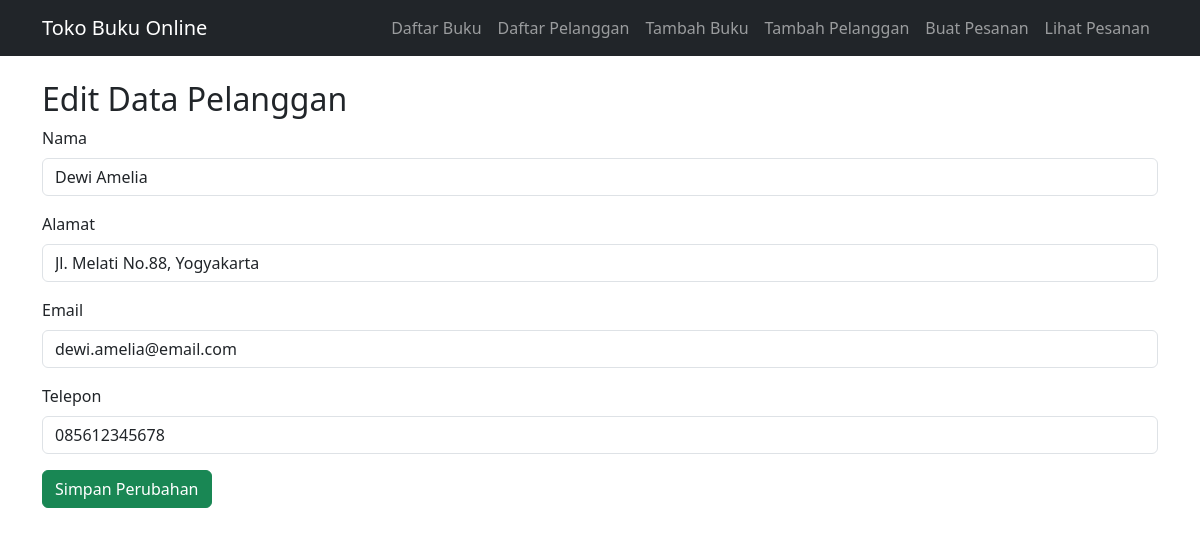
Page /form_edit_pelanggan.php?id=4 on the committed database.
### tables this page shows
CREATE TABLE IF NOT EXISTS pelanggan (
    ID INT AUTO_INCREMENT PRIMARY KEY,
    Nama VARCHAR(255) NOT NULL,
    Alamat VARCHAR(255),
    Email VARCHAR(255),
    Telepon VARCHAR(20)
);

### form_edit_pelanggan.php (the view, shortened to what this page needs)
<?php
include 'koneksi_db.php';
include 'nav.php';
$id = $_GET['id'] ?? 0;
$stmt = $conn->prepare("SELECT * FROM pelanggan WHERE ID = ?");
$stmt->bind_param("i", $id);
$stmt->execute();
$result = $stmt->get_result();
$row = $result->fetch_assoc();
?>
<!DOCTYPE html>
<html lang="en">
<head>
    <link href="https://cdn.jsdelivr.net/npm/bootstrap@5.3.0/dist/css/bootstrap.min.css" rel="stylesheet">
</head>
<body>
    <div class="container mt-4">
        <h2>Edit Data Pelanggan</h2>
        <form method="post" action="proses_edit_pelanggan.php">
            <div class="mb-3">
                <label for="nama" class="form-label">Nama</label>
                <input type="text" class="form-control" id="nama" name="nama" value="<?= htmlspecialchars($row['Nama']) ?>" required>
            </div>
            <div class="mb-3">
                <label for="alamat" class="form-label">Alamat</label>
                <input type="text" class="form-control" id="alamat" name="alamat" value="<?= htmlspecialchars($row['Alamat']) ?>" required>
            </div>
            <div class="mb-3">
                <label for="email" class="form-label">Email</label>
                <input type="email" class="form-control" id="email" name="email" value="<?= htmlspecialchars($row['Email']) ?>" required>
            </div>
            <div class="mb-3">
                <label for="telepon" class="form-label">Telepon</label>
                <input type="text" class="form-control" id="telepon" name="telepon" value="<?= htmlspecialchars($row['Telepon']) ?>" required>
            </div>
            <button type="submit" class="btn btn-success">Simpan Perubahan</button>
        </form>
    </div>
</body>
</html>

### rows in the picture
pelanggan: nama "Dewi Amelia", alamat "Jl. Melati No.88, Yogyakarta", email "dewi.amelia@email.com", telepon "085612345678"
